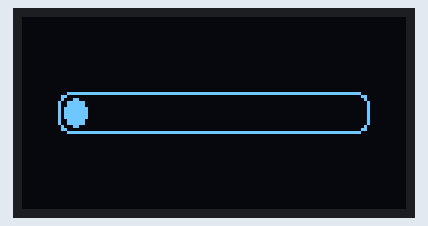
Simulated run of this sketch. Board: Arduino Uno, built with avr-gcc and run on an emulated ATmega328P. Parts: 128×64 one-colour display.

Above: at 0.22 s.
At 1.18 s:
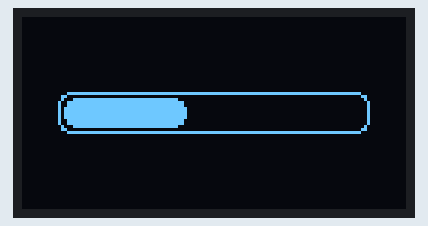
At 1.83 s:
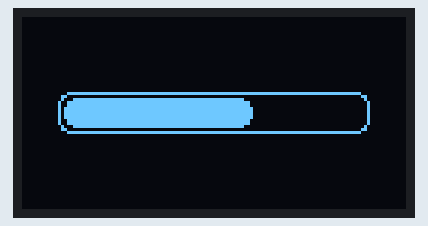
At 2.48 s:
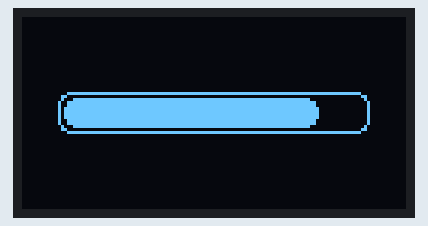

The sketch:

HelloWorld.ino
```cpp
#include <Arduino.h>
#include <U8g2lib.h>
#include <Wire.h>

int a = 8;
U8G2_SSD1306_128X64_NONAME_F_SW_I2C u8g2(U8G2_R0, /* clock=*/ SCL, /* data=*/ SDA, /* reset=*/ U8X8_PIN_NONE);

void setup(void) {
  u8g2.setDrawColor(1);
  u8g2.begin();
}

void loop(void) {
  for(a; a <= 100; a++) {
    u8g2.clearBuffer();
    u8g2.drawRFrame(12, 25, 104, 14, 4);
    u8g2.drawRBox(14, 27, a, 10, 4);
    u8g2.sendBuffer();
   }
   u8g2.clearDisplay();
   }
```
